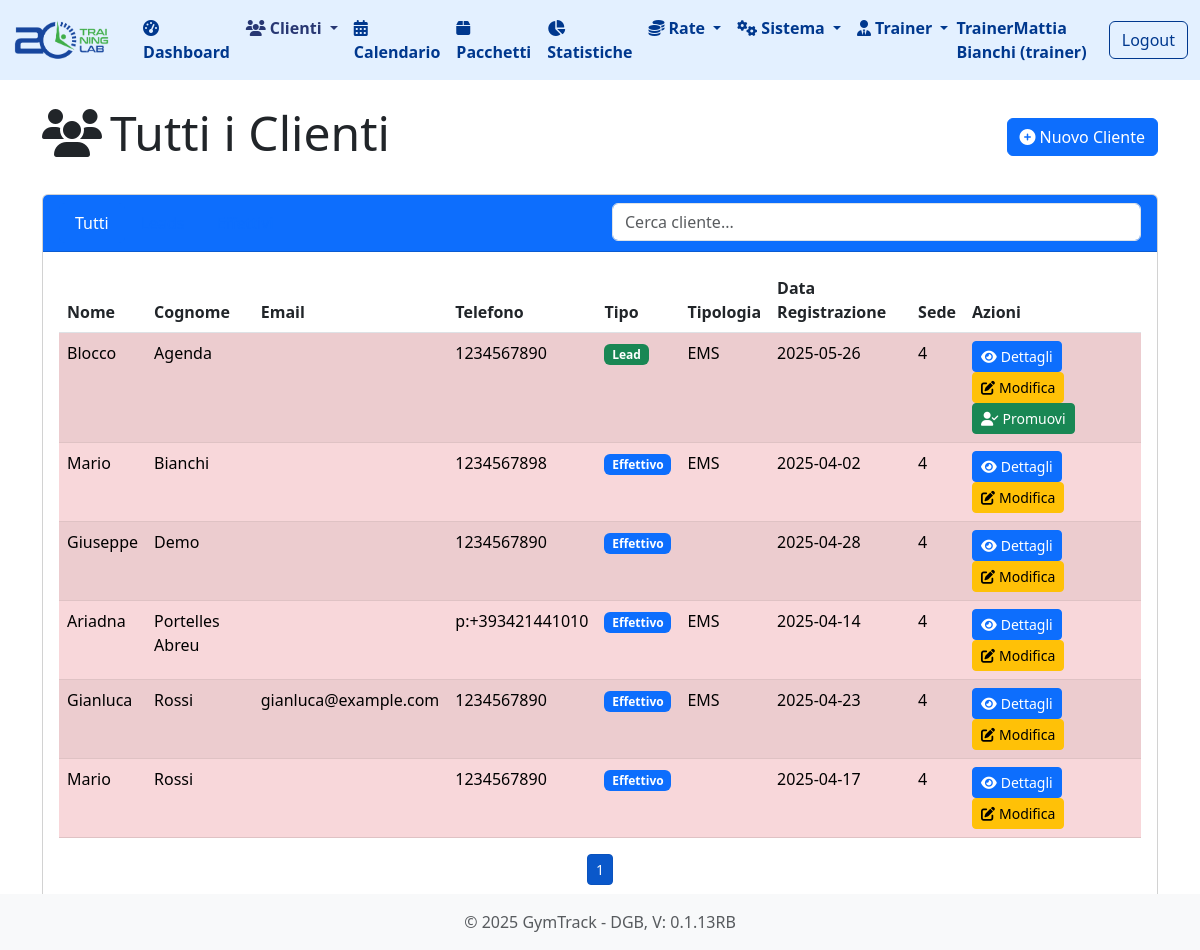
Screenshot of /clienti (signed in) with the database file from the repository.
### tables this page shows
CREATE TABLE utenti (
                id INTEGER PRIMARY KEY AUTOINCREMENT,
                nome TEXT NOT NULL,
                cognome TEXT NOT NULL,
                email TEXT UNIQUE NOT NULL,
                password TEXT NOT NULL,
                ruolo TEXT NOT NULL DEFAULT 'staff',
                attivo BOOLEAN NOT NULL DEFAULT 1,
                data_creazione TIMESTAMP DEFAULT CURRENT_TIMESTAMP
            );

CREATE TABLE "clienti" (
                    id INTEGER PRIMARY KEY AUTOINCREMENT,
                    nome TEXT NOT NULL,
                    cognome TEXT NOT NULL,
                    email TEXT,
                    telefono TEXT,
                    data_nascita TEXT,
                    indirizzo TEXT,
                    citta TEXT,
                    cap TEXT,
                    note TEXT,
                    tipo TEXT NOT NULL,  -- 'lead' o 'effettivo'
                    codice_fiscale TEXT, -- New field for tax code
                    data_registrazione TEXT NOT NULL
                , sede_id INTEGER DEFAULT 1, tipologia TEXT, taglia_gambe TEXT, taglia_braccia TEXT, taglia_giubotto TEXT, taglia_cintura TEXT, obiettivo_cliente TEXT, provenienza TEXT);

### routes/clienti.py (the view, shortened to what this page needs)
@clienti_bp.route('/clienti')
def lista_clienti():
    tipo = request.args.get('tipo', 'tutti')
    user_role = session.get('user_role')
    user_email = session.get('user_email')
    sede_ids = []
    if user_role == 'sede':
        sede = db.get_sede_by_email(user_email)
        if sede:
            sede_ids.append(sede['id'])
    elif user_role == 'trainer':
        sede = db.get_sede_by_trainer_email(user_email)
        if sede:
            sede_ids.append(sede['id'])
    elif user_role == 'societa':
        societa = db.get_societa_by_email(user_email)
        if societa:
            sedi = db.get_sedi_by_societa(societa['id'])
            sede_ids.extend([sede['id'] for sede in sedi])
    elif user_role == 'area manager':
        societa = db.get_societa_by_area_manager_email(user_email)
        for company in societa:
            sedi = db.get_sedi_by_societa(company['id'])
            sede_ids.extend([sede['id'] for sede in sedi])
    sede_ids = [sede_id for sede_id in sede_ids if sede_id is not None]
    print(f"Filtered sede_ids: {sede_ids}")
    if not sede_ids:
        clienti = []
        titolo = "Nessun Cliente Disponibile"
    else:
        if tipo == 'lead':
            clienti = db.get_leads(sede_ids)
            titolo = "Clienti Lead"
        elif tipo == 'effettivo':
            clienti = db.get_clienti_effettivi(sede_ids)
            titolo = "Clienti Effettivi"
        else:
            clienti = db.get_all_clienti(sede_ids)
            titolo = "Tutti i Clienti"
    oggi = date.today().strftime('%Y-%m-%d')
    clienti_ids = [c['id'] for c in clienti]
    clienti_senza_appuntamenti = set(clienti_ids)
    if clienti_ids:
        appuntamenti = db.get_appointments_by_clienti(clienti_ids, oggi)
        clienti_con_appuntamenti = set([a['client_id'] for a in appuntamenti if a['date_time'].date() >= date.today()])
        clienti_senza_appuntamenti = set(clienti_ids) - clienti_con_appuntamenti
    else:
        clienti_senza_appuntamenti = set()
    return render_template('clienti/lista.html', clienti=clienti, titolo=titolo, tipo_attivo=tipo, clienti_senza_appuntamenti=clienti_senza_appuntamenti )

### app.py (called while the page is built)
@app.before_request
def setup():
    db.init_db()
    db.create_user_tables()
    g.hierarchy = db.build_hierarchy(session.get('user_role'), session.get('user_email'))

### database.py (called while the page is built, shortened)
def get_db_connection():
    conn = sqlite3.connect(DATABASE_PATH)
    conn.row_factory = sqlite3.Row
    return conn

def init_db():
    if os.path.exists(DATABASE_PATH):
        return

def get_all_clienti(sede_ids=None):
    conn = get_db_connection()
    if sede_ids:
        placeholders = ','.join('?' for _ in sede_ids)
        query = f'SELECT * FROM clienti WHERE sede_id IN ({placeholders}) ORDER BY cognome, nome'
        clienti = conn.execute(query, sede_ids).fetchall()
    else:
        clienti = conn.execute('SELECT * FROM clienti ORDER BY cognome, nome').fetchall()
    conn.close()
    return clienti

def get_user_by_email(email):
    conn = get_db_connection()
    try:
        query = 'SELECT * FROM utenti WHERE email = ?'
        user = conn.execute(query, (email,)).fetchone()
        return dict(user) if user else None
    finally:
        conn.close()

def get_sede_by_trainer_email(email):
    conn = get_db_connection()
    trainer = conn.execute('SELECT * FROM trainer WHERE email = ?', (email,)).fetchone()
    if trainer:
        sede = conn.execute('SELECT * FROM sede WHERE id = ?', (trainer['sede_id'],)).fetchone()
    else:
        sede = None
    conn.close()
    return sede

def get_appointments_by_clienti(clienti_ids, start_date):
    conn = get_db_connection()
    try:
        end_date = (datetime.strptime(start_date, '%Y-%m-%d') + timedelta(days=60)).strftime('%Y-%m-%d')
        placeholders = ','.join('?' for _ in clienti_ids)
        query = f'''
            SELECT a.*, c.nome || ' ' || c.cognome AS client_name
            FROM appointments a
            JOIN clienti c ON a.client_id = c.id
            WHERE a.client_id IN ({placeholders})
            AND a.date_time >= ?
            ORDER BY a.date_time ASC
        '''
        params = clienti_ids + [start_date]
        appointments = conn.execute(query, params).fetchall()
        parsed_appointments = []
        return parsed_appointments
    finally:
        conn.close()

### templates/clienti/lista.html (shortened to what this page needs)
{% extends 'base.html' %}
{% block content %}
<div class="d-flex justify-content-between align-items-center mb-4">
    <div>
        <h1 class="display-5">
            <i class="fas fa-users me-2"></i>{{ titolo }}
        </h1>
    </div>
    <div>
        <a href="{{ url_for('clienti.nuovo_cliente') }}" class="btn btn-primary">
            <i class="fas fa-plus-circle me-1"></i>Nuovo Cliente
        </a>
    </div>
</div>
<div class="card mb-4">
    <div class="card-header bg-primary text-white">
        <div class="row">
            <div class="col-md-6">
                <ul class="nav nav-pills nav-pills-white">
                    <li class="nav-item">
                        <a class="nav-link {% if tipo_attivo == 'tutti' %}active{% endif %}"
                           href="{{ url_for('clienti.lista_clienti') }}">Tutti</a>
                    </li>
                    <li class="nav-item">
                        <a class="nav-link {% if tipo_attivo == 'lead' %}active{% endif %}"
                           href="{{ url_for('clienti.lista_clienti', tipo='lead') }}">Leads</a>
                    </li>
                    <li class="nav-item">
                        <a class="nav-link {% if tipo_attivo == 'effettivo' %}active{% endif %}"
                           href="{{ url_for('clienti.lista_clienti', tipo='effettivo') }}">Effettivi</a>
                    </li>
                </ul>
            </div>
            <div class="col-md-6">
                <input type="text" id="filtroCliente" class="form-control" placeholder="Cerca cliente...">
            </div>
        </div>
    </div>
    <div class="card-body">
        <div class="table-responsive">
            <table class="table table-striped table-hover">
                <thead>
                    <tr>
                        <th>Nome</th>
                        <th>Cognome</th>
                        <th>Email</th>
                        <th>Telefono</th>
                        <th>Tipo</th>
                        <th>Tipologia</th>
                        <th>Data Registrazione</th>
                        <th>Sede</th>
                        <th>Azioni</th>
                    </tr>
                </thead>
                <tbody id="tabellaClienti">
                    {% if clienti|length > 0 %}
                        {% for cliente in clienti %}
                            <tr {% if cliente.id in clienti_senza_appuntamenti %}class="table-danger"{% endif %}>
                                <td>{{ cliente.nome }}</td>
                                <td>{{ cliente.cognome }}</td>
                                <td>{{ cliente.email }}</td>
                                <td>{{ cliente.telefono }}</td>
                                <td>
                                    {% if cliente.tipo == 'lead' %}
                                        <span class="badge bg-success">Lead</span>
                                    {% else %}
                                        <span class="badge bg-primary">Effettivo</span>
                                    {% endif %}
                                </td>
                                <td>{{ cliente.tipologia }}</td>
                                <td>{{ cliente.data_registrazione }}</td>
                                <td>{{ cliente.sede_id }}</td>
                                <td>
                                    <a href="{{ url_for('clienti.dettaglio_cliente', cliente_id=cliente.id) }}" class="btn btn-sm btn-primary">
                                        <i class="fas fa-eye me-1"></i>Dettagli
                                    </a>
                                    <a href="{{ url_for('clienti.modifica_cliente', cliente_id=cliente.id) }}" class="btn btn-sm btn-warning">
                                        <i class="fas fa-edit me-1"></i>Modifica
                                    </a>
                                    {% if cliente.tipo == 'lead' %}
                                        <a href="{{ url_for('clienti.promuovi_cliente', cliente_id=cliente.id) }}" class="btn btn-sm btn-success">
                                            <i class="fas fa-user-check me-1"></i>Promuovi
                                        </a>
                                    {% endif %}
                                </td>
                            </tr>
                        {% endfor %}
                    {% endif %}
                </tbody>
            </table>
            <div id="paginationControls" class="mt-3 d-flex justify-content-center"></div>
        </div>
    </div>
</div>
{% endblock %}

### templates/base.html (shortened to what this page needs)
<!DOCTYPE html>
<html lang="it">
<head>
    <link rel="stylesheet" href="https://cdnjs.cloudflare.com/ajax/libs/bootstrap/5.3.0/css/bootstrap.min.css">
    <link rel="stylesheet" href="https://cdnjs.cloudflare.com/ajax/libs/font-awesome/6.4.0/css/all.min.css">
    <link href="https://cdn.jsdelivr.net/npm/fullcalendar@5.11.3/main.min.css" rel="stylesheet">
</head>
<body>
    <nav class="navbar navbar-expand-lg navbar-light" style="background-color: #e3f0ff;">
        <div class="container-fluid">
            <a class="navbar-brand" href="{{ url_for('index') }}">
                <img src="{{ url_for('static', filename='images/logo.png') }}" alt="GymTrack" style="height:42px; width:auto; margin-right:8px; vertical-align:middle;">
            </a>
            <div class="collapse navbar-collapse" id="navbarNav">
                <ul class="navbar-nav">
                    <li class="nav-item">
                        <a class="nav-link text-primary fw-bold {% if request.path == url_for('index') %}active{% endif %}" href="{{ url_for('index') }}">
                            <i class="fas fa-tachometer-alt me-1"></i>Dashboard
                        </a>
                    </li>
                    <li class="nav-item dropdown">
                        <a class="nav-link text-primary fw-bold dropdown-toggle {% if '/clienti' in request.path %}active{% endif %}" href="#" role="button" data-bs-toggle="dropdown">
                            <i class="fas fa-users me-1"></i>Clienti
                        </a>
                    </li>
                    <li class="nav-item">
                        <a class="nav-link text-primary fw-bold {% if request.path == url_for('appuntamenti.trainer_calendar') %}active{% endif %}" href="{{ url_for('appuntamenti.trainer_calendar') }}">
                            <i class="fas fa-calendar-alt me-1"></i>Calendario
                        </a>
                    </li>
                    <li class="nav-item">
                        <a class="nav-link text-primary fw-bold {% if '/pacchetti' in request.path %}active{% endif %}" href="{{ url_for('pacchetti.lista_pacchetti') }}">
                            <i class="fas fa-box me-1"></i>Pacchetti
                        </a>
                    </li>
                    <li class="nav-item">
                        <a class="nav-link text-primary fw-bold {% if '/statistiche' in request.path %}active{% endif %}" href="{{ url_for('stats.statistiche') }}">
                            <i class="fas fa-chart-pie me-1"></i>Statistiche
                        </a>
                    </li>
                    <li class="nav-item dropdown">
                        <a class="nav-link text-primary fw-bold dropdown-toggle {% if request.path == url_for('rate.calendario') or request.path == url_for('rate.scadenziario') %}active{% endif %}"
                           href="#"
                           role="button"
                           data-bs-toggle="dropdown">
                            <i class="fas fa-coins me-1"></i>Rate
                        </a>
                    </li>
                    <li class="nav-item dropdown">
                        <a class="nav-link text-primary fw-bold dropdown-toggle {% if request.path == url_for('gerarchie.hierarchy') or request.path == url_for('gerarchie.all_utenti') %}active{% endif %}"
                           href="#"
                           role="button"
                           data-bs-toggle="dropdown">
                            <i class="fas fa-cogs me-1"></i>Sistema
                        </a>
                    </li>
                    <li class="nav-item dropdown">
                        <a class="nav-link text-primary fw-bold dropdown-toggle {% if '/trainer' in request.path %}active{% endif %}" href="#" role="button" data-bs-toggle="dropdown">
                            <i class="fas fa-user-tie me-1"></i>Trainer
                        </a>
                    </li>
                </ul>
                <div class="ms-auto d-flex align-items-center">
                    {% if session.user_name %}
                        <span class="navbar-text text-primary fw-bold me-3">
                            {{ session.user_name }} ({{ session.user_role }})
                        </span>
                        <a href="{{ url_for('auth.logout') }}" class="btn btn-outline-primary">Logout</a>
                    {% endif %}
                </div>
            </div>
        </div>
    </nav>
    <div class="container mt-4 mb-5">
        {% block content %}{% endblock %}
    </div>
    <footer class="footer mt-auto py-3 bg-light fixed-bottom">
        <div class="container text-center">
            <span class="text-muted">© 2025 GymTrack - DGB, V: 0.1.13RB</span>
        </div>
    </footer>
</body>
</html>

### templates/base.html (style rules this page uses)
.navbar .nav-link, .navbar .dropdown-item, .navbar .navbar-brand, .navbar .navbar-text, .navbar .btn-outline-primary { color: #00388E !important; border-color: #00388E !important; }
.navbar .nav-link.active, .navbar .dropdown-item.active { color: rgb(40, 55, 115) !important; }

### rows the page displays
utenti: user_role "trainer"
clienti: nome "Blocco", cognome "Agenda", telefono "1234567890", tipo "Lead", tipologia "EMS", data_registrazione "2025-05-26", sede_id "4"
clienti: nome "Mario", cognome "Bianchi", telefono "1234567898", tipo "Effettivo", tipologia "EMS", data_registrazione "2025-04-02", sede_id "4"
clienti: nome "Giuseppe", cognome "Demo", telefono "1234567890", tipo "Effettivo", data_registrazione "2025-04-28", sede_id "4"
clienti: nome "Ariadna", cognome "Portelles Abreu", telefono "p:+393421441010", tipo "Effettivo", tipologia "EMS", data_registrazione "2025-04-14", sede_id "4"
clienti: nome "Gianluca", cognome "Rossi", email "gianluca@example.com", telefono "1234567890", tipo "Effettivo", tipologia "EMS", data_registrazione "2025-04-23", sede_id "4"
clienti: nome "Mario", cognome "Rossi", telefono "1234567890", tipo "Effettivo", data_registrazione "2025-04-17", sede_id "4"

### other values shown
{{ session.user_name }} "TrainerMattia Bianchi"
{{ titolo }} "Tutti i Clienti"
